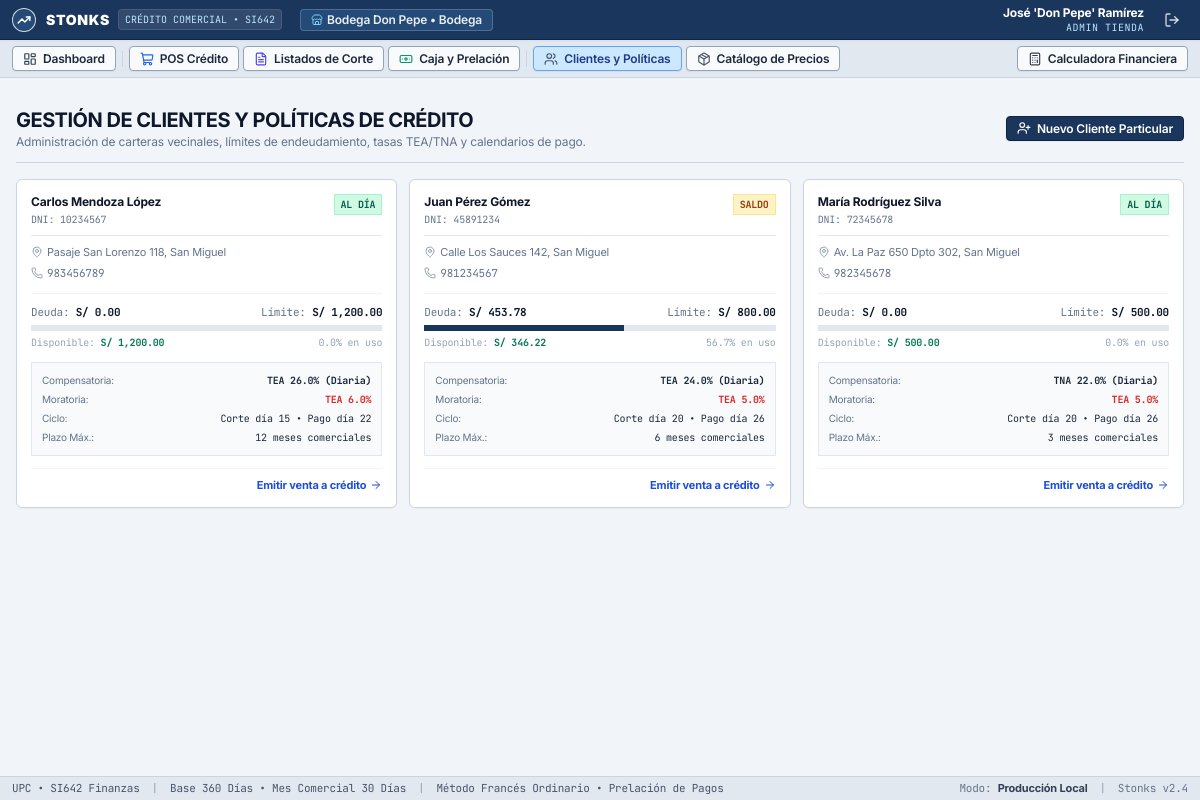
/clientes (signed in), run on an earlier commit of the app's database.
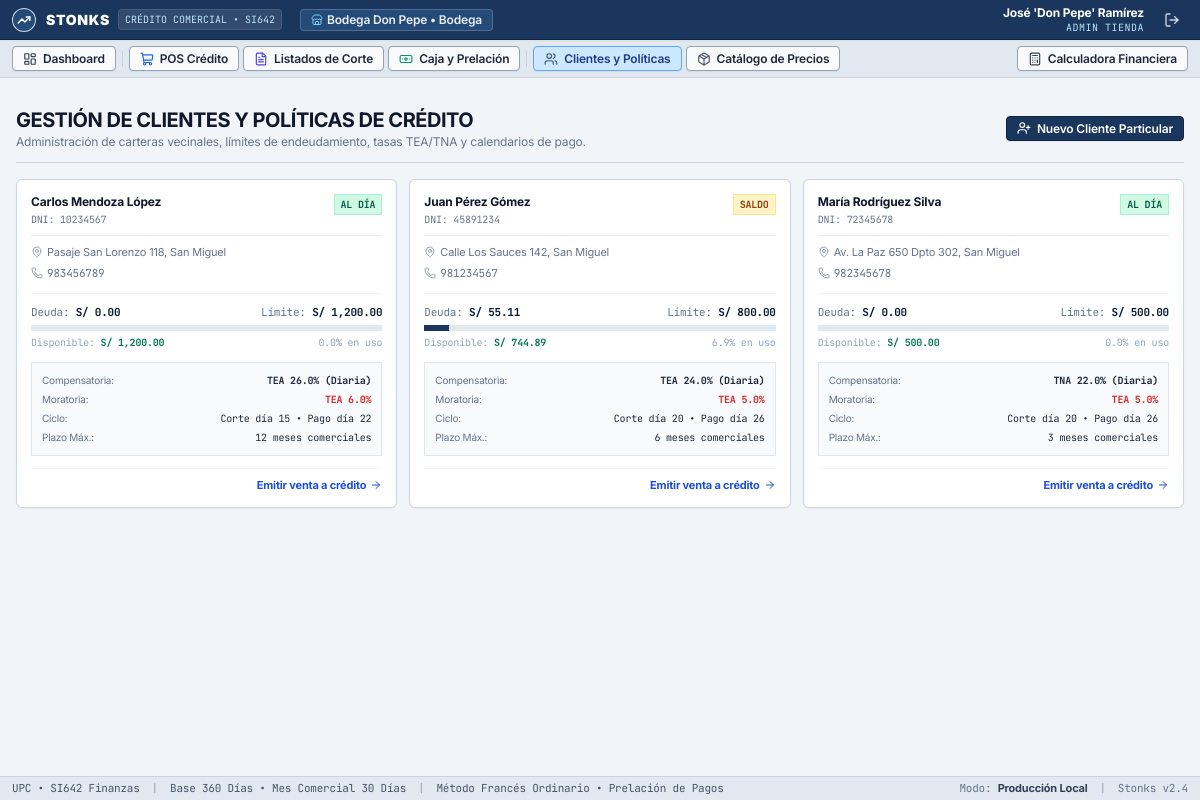
And on a later commit of the database.
### tables this page shows
CREATE TABLE clientes (
        id INTEGER PRIMARY KEY AUTOINCREMENT,
        tienda_id INTEGER NOT NULL,
        usuario_id INTEGER,
        tipo_documento TEXT DEFAULT 'DNI',
        num_documento TEXT NOT NULL,
        nombres TEXT NOT NULL,
        apellidos TEXT NOT NULL,
        direccion TEXT NOT NULL,
        telefono TEXT NOT NULL,
        correo TEXT,
        moneda TEXT DEFAULT 'PEN' CHECK(moneda IN ('PEN', 'USD')),
        limite_credito REAL NOT NULL DEFAULT 500.0,
        plazo_maximo_meses INTEGER NOT NULL DEFAULT 6,
        dia_corte INTEGER NOT NULL DEFAULT 20,
        dia_pago INTEGER NOT NULL DEFAULT 26,
        tipo_tasa_comp TEXT DEFAULT 'TEA' CHECK(tipo_tasa_comp IN ('TEA', 'TNA')),
        tasa_comp REAL NOT NULL DEFAULT 0.24,
        cap_comp TEXT DEFAULT 'Diaria',
        tipo_tasa_mora TEXT DEFAULT 'TEA' CHECK(tipo_tasa_mora IN ('TEA', 'TNA')),
        tasa_mora REAL NOT NULL DEFAULT 0.05,
        cap_mora TEXT DEFAULT 'Diaria',
        cok_anual REAL NOT NULL DEFAULT 0.15,
        activo INTEGER DEFAULT 1,
        fecha_registro TIMESTAMP DEFAULT CURRENT_TIMESTAMP,
        FOREIGN KEY (tienda_id) REFERENCES tiendas (id),
        FOREIGN KEY (usuario_id) REFERENCES usuarios (id),
        UNIQUE(tienda_id, num_documento)
    );

### app.py (the view)
@app.route("/clientes")
@login_required
@role_required("admin_tienda")
def clientes():
    tienda_id = session.get("tienda_id")
    conn = get_db_connection()
    lista_clientes = conn.execute("""
        SELECT c.*,
               COALESCE((SELECT SUM(v.saldo_pendiente) FROM ventas v WHERE v.cliente_id = c.id AND v.estado != 'Pagado'), 0) as deuda_actual
        FROM clientes c
        WHERE c.tienda_id = ?
        ORDER BY c.apellidos ASC
    """, (tienda_id,)).fetchall()
    conn.close()
    return render_template("customers.html", clientes=lista_clientes)

### app.py (called while the page is built)
@app.template_filter('moneda')
def formato_moneda(valor, simbolo="S/"):
    if valor is None:
        return f"{simbolo} 0.00"
    try:
        val = float(valor)
        return f"{simbolo} {val:,.2f}"
    except (ValueError, TypeError):
        return f"{simbolo} 0.00"

def login_required(f):
    @wraps(f)
    def decorated_function(*args, **kwargs):
        if "user_id" not in session:
            flash("Debe iniciar sesión para acceder al sistema.", "warning")
            return redirect(url_for("login"))
        return f(*args, **kwargs)
    return decorated_function

def role_required(*allowed_roles):
    def decorator(f):
        @wraps(f)
        def decorated_function(*args, **kwargs):
            if "user_id" not in session:
                return redirect(url_for("login"))
            if session.get("rol") not in allowed_roles:
                flash("No cuenta con privilegios suficientes para acceder a esta sección.", "danger")
                return redirect(url_for("index"))
            return f(*args, **kwargs)
        return decorated_function
    return decorator

### templates/customers.html (shortened to what the changed rows need)
{% extends "base.html" %}
{% block content %}
<div class="space-y-4">
    <div class="flex flex-col sm:flex-row sm:items-center sm:justify-between pb-3 border-b border-slate-300">
        <div>
            <h1 class="text-xl font-bold text-slate-900 tracking-tight uppercase">Gestión de Clientes y Políticas de Crédito</h1>
        </div>
    </div>
    <div class="grid grid-cols-1 md:grid-cols-2 lg:grid-cols-3 gap-3">
        {% for c in clientes %}
        {% set disp = c.limite_credito - c.deuda_actual %}
        {% set pct = (c.deuda_actual / c.limite_credito * 100) if c.limite_credito > 0 else 0 %}
        <div class="card-bundlerock p-3.5 flex flex-col justify-between hover:border-slate-400 transition">
            <div>
                <div class="flex justify-between items-start border-b border-slate-200 pb-2">
                    <div>
                        <h3 class="font-bold text-slate-900 text-xs">{{ c.nombres }} {{ c.apellidos }}</h3>
                        <div class="text-[10px] text-slate-500 font-mono mt-0.5">{{ c.tipo_documento }}: {{ c.num_documento }}</div>
                    </div>
                    {% if c.deuda_actual >= c.limite_credito %}
                    <span class="text-[10px] font-bold px-1.5 py-0.5 rounded-xs bg-red-100 text-red-800 border border-red-200 font-mono">LÍMITE</span>
                    {% elif c.deuda_actual > 0 %}
                    <span class="text-[10px] font-bold px-1.5 py-0.5 rounded-xs bg-amber-100 text-amber-800 border border-amber-200 font-mono">SALDO</span>
                    {% else %}
                    <span class="text-[10px] font-bold px-1.5 py-0.5 rounded-xs bg-emerald-100 text-emerald-800 border border-emerald-200 font-mono">AL DÍA</span>
                    {% endif %}
                </div>
                <div class="text-[11px] text-slate-500 mt-2 flex items-center gap-1">
                    <i data-lucide="map-pin" class="w-3 h-3 text-slate-400 shrink-0"></i>
                    <span class="truncate">{{ c.direccion }}</span>
                </div>
                <div class="text-[11px] text-slate-500 mt-1 flex items-center gap-1 font-mono">
                    <i data-lucide="phone" class="w-3 h-3 text-slate-400 shrink-0"></i>
                    <span>{{ c.telefono }}</span>
                </div>
                <div class="mt-3 pt-2.5 border-t border-slate-100">
                    <div class="flex justify-between text-[11px] font-mono mb-1">
                        <span class="text-slate-500">Deuda: <strong class="text-slate-900">{{ c.deuda_actual | moneda }}</strong></span>
                        <span class="text-slate-500">Límite: <strong class="text-slate-900">{{ c.limite_credito | moneda }}</strong></span>
                    </div>
                    <div class="w-full bg-slate-200 h-1.5 rounded-xs overflow-hidden">
                        <div class="h-full {{ 'bg-red-500' if pct > 80 else 'bg-[#1a365d]' }}" style="width: {{ [pct, 100] | min }}%"></div>
                    </div>
                    <div class="flex justify-between text-[10px] text-slate-400 mt-1 font-mono">
                        <span>Disponible: <strong class="text-emerald-700 font-bold">{{ disp | moneda }}</strong></span>
                        <span>{{ pct | round(1) }}% en uso</span>
                    </div>
                </div>
                <div class="mt-3 bg-slate-50 p-2.5 rounded-xs border border-slate-200 text-[10px] font-mono space-y-1">
                    <div class="flex justify-between">
                        <span class="text-slate-500 font-sans">Compensatoria:</span>
                        <span class="font-bold text-slate-800">{{ c.tipo_tasa_comp }} {{ (c.tasa_comp * 100) | round(2) }}% ({{ c.cap_comp }})</span>
                    </div>
                    <div class="flex justify-between">
                        <span class="text-slate-500 font-sans">Moratoria:</span>
                        <span class="font-bold text-red-600">{{ c.tipo_tasa_mora }} {{ (c.tasa_mora * 100) | round(2) }}%</span>
                    </div>
                    <div class="flex justify-between">
                        <span class="text-slate-500 font-sans">Ciclo:</span>
                        <span class="text-slate-800">Corte día {{ c.dia_corte }} &bull; Pago día {{ c.dia_pago }}</span>
                    </div>
                    <div class="flex justify-between">
                        <span class="text-slate-500 font-sans">Plazo Máx.:</span>
                        <span class="text-slate-800">{{ c.plazo_maximo_meses }} meses comerciales</span>
                    </div>
                </div>
            </div>
            <div class="mt-3 pt-2 border-t border-slate-100 flex justify-end">
                <a href="{{ url_for('pos_credito') }}" class="text-[11px] font-bold text-blue-700 hover:underline flex items-center gap-1">
                    <span>Emitir venta a crédito</span>
                    <i data-lucide="arrow-right" class="w-3 h-3"></i>
                </a>
            </div>
        </div>
        {% endfor %}
    </div>
</div>
{% endblock %}

What changed in the data, as far as the page shows it:
changed clientes "Juan": deuda_actual|moneda "S/ 453.78" → "S/ 55.11"; {{ [pct, 100] | min }} 56.7225 → 6.888750000000001 (drawn); disp "S/ 346.22" → "S/ 744.89"; pct "56.7" → "6.9"
